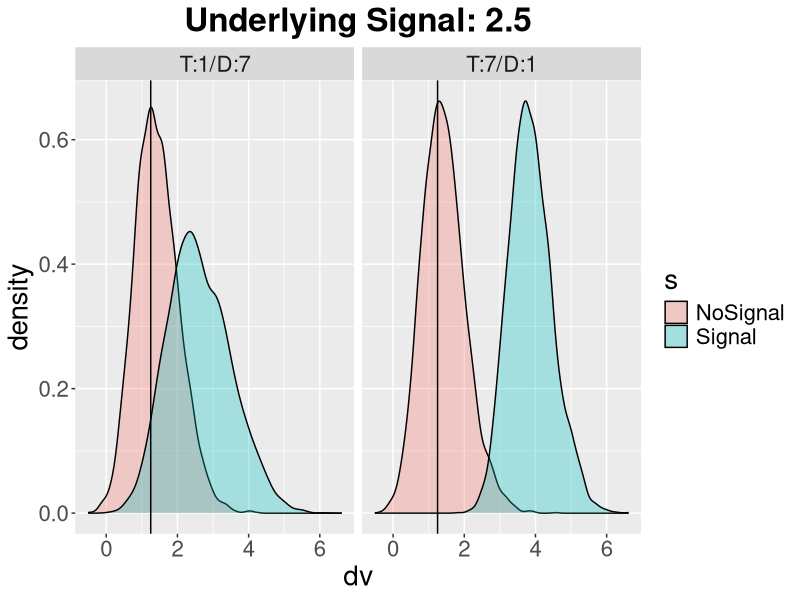

Recreate this plot in R.
rm(list = ls())

library(ggplot2)

verghese_mod<-function(sig,n_targ,n_dist,sim){
  mu1<-0
  mu2<-sig # signal size (should be dprime of single target ident.)
  sd1<-1    # SD of target detector responses to distractor (Default: 1)
  sd2<-1    # SD of target detector responses to target (Default: 1)
  sign<-vector(length = round(sim/2))
  nosign<-vector(length = round(sim/2))
  for (i in 1:round(sim/2)){ 
    # 2 kinds of trials
    nosign[i]<-max(rnorm(n_dist+n_targ,mu1,sd1)) # get numit samples from distractor distribution, take maximum
    sign[i]<-if (n_dist==0){max(rnorm(n_targ,mu2,sd2))}else if (n_targ==0) {max(rnorm(n_dist,mu1,sd1))}else{max(c(rnorm(n_dist,mu1,sd1),rnorm(n_targ,mu2,sd2)))} # get numit-1 samples from distractor distribution and 1 from target distribution, take maximum
  }
  list('sign'=sign,'nosign'=nosign)
}

sig<-2.5
sim<-10000
t1d7<-verghese_mod(sig,1,7,sim)
t7d1<-verghese_mod(sig,7,1,sim)

df<-data.frame(
  dv=c(t1d7$sign,t1d7$nosign,t7d1$sign,t7d1$nosign),
  s=rep(c(rep('Signal',sim/2),rep('NoSignal',sim/2)),2),
  c=c(rep('T:1/D:7',sim),rep('T:7/D:1',sim))
)


ggplot(df, aes(x=dv, fill=s)) + geom_density(alpha=.3) + geom_vline(xintercept = sig/2) + facet_wrap(~ c) + ggtitle("Underlying Signal: 2.5") +
  theme(text = element_text(size=20),plot.title = element_text(hjust = 0.5, face="bold"))
